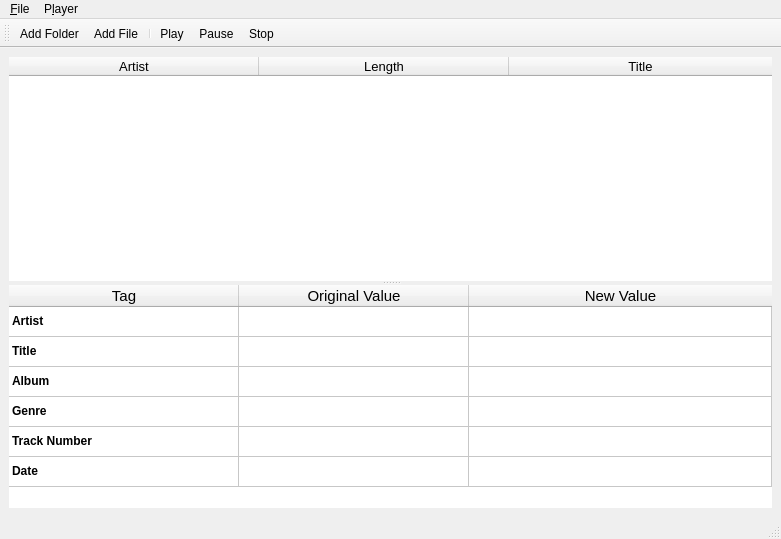
<?xml version="1.0" encoding="UTF-8"?>
<ui version="4.0">
 <class>MainWindow</class>
 <widget class="QMainWindow" name="MainWindow">
  <property name="geometry">
   <rect>
    <x>0</x>
    <y>0</y>
    <width>781</width>
    <height>539</height>
   </rect>
  </property>
  <property name="windowTitle">
   <string>MainWindow</string>
  </property>
  <widget class="QWidget" name="centralwidget">
   <layout class="QVBoxLayout" name="verticalLayout">
    <item>
     <widget class="QSplitter" name="splitter">
      <property name="orientation">
       <enum>Qt::Vertical</enum>
      </property>
      <widget class="QTableWidget" name="tableWidgetItems">
       <property name="styleSheet">
        <string notr="true">border: none;</string>
       </property>
       <attribute name="horizontalHeaderVisible">
        <bool>true</bool>
       </attribute>
       <attribute name="horizontalHeaderDefaultSectionSize">
        <number>250</number>
       </attribute>
       <attribute name="horizontalHeaderMinimumSectionSize">
        <number>1</number>
       </attribute>
       <attribute name="horizontalHeaderStretchLastSection">
        <bool>true</bool>
       </attribute>
       <attribute name="verticalHeaderVisible">
        <bool>false</bool>
       </attribute>
       <column>
        <property name="text">
         <string>Artist</string>
        </property>
        <property name="font">
         <font>
          <pointsize>10</pointsize>
         </font>
        </property>
       </column>
       <column>
        <property name="text">
         <string>Length</string>
        </property>
        <property name="font">
         <font>
          <pointsize>10</pointsize>
         </font>
        </property>
        <property name="textAlignment">
         <set>AlignCenter</set>
        </property>
       </column>
       <column>
        <property name="text">
         <string>Title</string>
        </property>
        <property name="font">
         <font>
          <pointsize>10</pointsize>
         </font>
        </property>
       </column>
      </widget>
      <widget class="QTableWidget" name="tableWidget">
       <property name="styleSheet">
        <string notr="true">border: none;</string>
       </property>
       <attribute name="horizontalHeaderDefaultSectionSize">
        <number>230</number>
       </attribute>
       <attribute name="horizontalHeaderStretchLastSection">
        <bool>true</bool>
       </attribute>
       <attribute name="verticalHeaderVisible">
        <bool>false</bool>
       </attribute>
       <row>
        <property name="text">
         <string>1</string>
        </property>
       </row>
       <row>
        <property name="text">
         <string>2</string>
        </property>
       </row>
       <row>
        <property name="text">
         <string>3</string>
        </property>
       </row>
       <row>
        <property name="text">
         <string>4</string>
        </property>
       </row>
       <row>
        <property name="text">
         <string>5</string>
        </property>
       </row>
       <row>
        <property name="text">
         <string>6</string>
        </property>
       </row>
       <column>
        <property name="text">
         <string>Tag</string>
        </property>
        <property name="font">
         <font>
          <pointsize>11</pointsize>
         </font>
        </property>
       </column>
       <column>
        <property name="text">
         <string>Original Value</string>
        </property>
        <property name="font">
         <font>
          <pointsize>11</pointsize>
         </font>
        </property>
       </column>
       <column>
        <property name="text">
         <string>New Value</string>
        </property>
        <property name="font">
         <font>
          <pointsize>11</pointsize>
         </font>
        </property>
       </column>
       <item row="0" column="0">
        <property name="text">
         <string>Artist</string>
        </property>
        <property name="font">
         <font>
          <weight>75</weight>
          <bold>true</bold>
         </font>
        </property>
        <property name="flags">
         <set>ItemIsDragEnabled|ItemIsUserCheckable|ItemIsEnabled</set>
        </property>
       </item>
       <item row="0" column="1">
        <property name="text">
         <string/>
        </property>
        <property name="flags">
         <set>ItemIsDragEnabled|ItemIsUserCheckable|ItemIsEnabled</set>
        </property>
       </item>
       <item row="1" column="0">
        <property name="text">
         <string>Title</string>
        </property>
        <property name="font">
         <font>
          <weight>75</weight>
          <bold>true</bold>
         </font>
        </property>
        <property name="flags">
         <set>ItemIsDragEnabled|ItemIsUserCheckable|ItemIsEnabled</set>
        </property>
       </item>
       <item row="1" column="1">
        <property name="text">
         <string/>
        </property>
        <property name="flags">
         <set>ItemIsDragEnabled|ItemIsUserCheckable|ItemIsEnabled</set>
        </property>
       </item>
       <item row="2" column="0">
        <property name="text">
         <string>Album</string>
        </property>
        <property name="font">
         <font>
          <weight>75</weight>
          <bold>true</bold>
         </font>
        </property>
        <property name="flags">
         <set>ItemIsDragEnabled|ItemIsUserCheckable|ItemIsEnabled</set>
        </property>
       </item>
       <item row="2" column="1">
        <property name="text">
         <string/>
        </property>
        <property name="flags">
         <set>ItemIsDragEnabled|ItemIsUserCheckable|ItemIsEnabled</set>
        </property>
       </item>
       <item row="3" column="0">
        <property name="text">
         <string>Genre</string>
        </property>
        <property name="font">
         <font>
          <weight>75</weight>
          <bold>true</bold>
         </font>
        </property>
        <property name="flags">
         <set>ItemIsDragEnabled|ItemIsUserCheckable|ItemIsEnabled</set>
        </property>
       </item>
       <item row="3" column="1">
        <property name="text">
         <string/>
        </property>
        <property name="flags">
         <set>ItemIsDragEnabled|ItemIsUserCheckable|ItemIsEnabled</set>
        </property>
       </item>
       <item row="4" column="0">
        <property name="text">
         <string>Track Number</string>
        </property>
        <property name="font">
         <font>
          <weight>75</weight>
          <bold>true</bold>
         </font>
        </property>
        <property name="flags">
         <set>ItemIsDragEnabled|ItemIsUserCheckable|ItemIsEnabled</set>
        </property>
       </item>
       <item row="4" column="1">
        <property name="text">
         <string/>
        </property>
        <property name="flags">
         <set>ItemIsDragEnabled|ItemIsUserCheckable|ItemIsEnabled</set>
        </property>
       </item>
       <item row="5" column="0">
        <property name="text">
         <string>Date</string>
        </property>
        <property name="font">
         <font>
          <weight>75</weight>
          <bold>true</bold>
         </font>
        </property>
        <property name="flags">
         <set>ItemIsDragEnabled|ItemIsUserCheckable|ItemIsEnabled</set>
        </property>
       </item>
       <item row="5" column="1">
        <property name="text">
         <string/>
        </property>
        <property name="flags">
         <set>ItemIsDragEnabled|ItemIsUserCheckable|ItemIsEnabled</set>
        </property>
       </item>
      </widget>
     </widget>
    </item>
   </layout>
  </widget>
  <widget class="QMenuBar" name="menubar">
   <property name="geometry">
    <rect>
     <x>0</x>
     <y>0</y>
     <width>781</width>
     <height>21</height>
    </rect>
   </property>
   <widget class="QMenu" name="menuFile">
    <property name="title">
     <string>&amp;File</string>
    </property>
    <addaction name="actionAdd_Folder"/>
    <addaction name="actionAdd_File"/>
    <addaction name="separator"/>
    <addaction name="actionExit"/>
   </widget>
   <widget class="QMenu" name="menu_Player">
    <property name="title">
     <string>P&amp;layer</string>
    </property>
    <addaction name="actionPlay"/>
    <addaction name="actionPause"/>
    <addaction name="actionStop"/>
   </widget>
   <addaction name="menuFile"/>
   <addaction name="menu_Player"/>
  </widget>
  <widget class="QStatusBar" name="statusbar"/>
  <widget class="QToolBar" name="toolBar">
   <property name="windowTitle">
    <string>toolBar</string>
   </property>
   <property name="toolButtonStyle">
    <enum>Qt::ToolButtonTextUnderIcon</enum>
   </property>
   <attribute name="toolBarArea">
    <enum>TopToolBarArea</enum>
   </attribute>
   <attribute name="toolBarBreak">
    <bool>true</bool>
   </attribute>
   <addaction name="actionAdd_Folder"/>
   <addaction name="actionAdd_File"/>
   <addaction name="separator"/>
   <addaction name="actionPlay"/>
   <addaction name="actionPause"/>
   <addaction name="actionStop"/>
  </widget>
  <action name="actionAdd_Folder">
   <property name="checkable">
    <bool>false</bool>
   </property>
   <property name="icon">
    <iconset resource="resource.qrc">
     <normaloff>:/icons/add_folder_icon.png</normaloff>:/icons/add_folder_icon.png</iconset>
   </property>
   <property name="text">
    <string>A&amp;dd Folder</string>
   </property>
   <property name="toolTip">
    <string>Add a folder to the tagger</string>
   </property>
   <property name="statusTip">
    <string>Add a folder to the tagger</string>
   </property>
   <property name="whatsThis">
    <string/>
   </property>
   <property name="shortcut">
    <string>Ctrl+D</string>
   </property>
  </action>
  <action name="actionAdd_File">
   <property name="icon">
    <iconset resource="resource.qrc">
     <normaloff>:/icons/add_file_icon.png</normaloff>:/icons/add_file_icon.png</iconset>
   </property>
   <property name="text">
    <string>&amp;Add File</string>
   </property>
   <property name="toolTip">
    <string>Add files to the tagger</string>
   </property>
   <property name="statusTip">
    <string>Add files to the tagger</string>
   </property>
   <property name="shortcut">
    <string>Ctrl+O</string>
   </property>
  </action>
  <action name="actionSave">
   <property name="icon">
    <iconset resource="resource.qrc">
     <normaloff>:/icons/save_icon.png</normaloff>:/icons/save_icon.png</iconset>
   </property>
   <property name="text">
    <string>&amp;Save</string>
   </property>
   <property name="toolTip">
    <string>Save changes</string>
   </property>
   <property name="statusTip">
    <string>Save changes</string>
   </property>
   <property name="shortcut">
    <string>Ctrl+S</string>
   </property>
  </action>
  <action name="actionExit">
   <property name="icon">
    <iconset resource="resource.qrc">
     <normaloff>:/icons/exit_icon.png</normaloff>:/icons/exit_icon.png</iconset>
   </property>
   <property name="text">
    <string>&amp;Exit</string>
   </property>
   <property name="toolTip">
    <string>Close App</string>
   </property>
   <property name="statusTip">
    <string/>
   </property>
   <property name="shortcut">
    <string>Ctrl+Q</string>
   </property>
  </action>
  <action name="actionPlay">
   <property name="icon">
    <iconset resource="resource.qrc">
     <normaloff>:/icons/play_icon.png</normaloff>:/icons/play_icon.png</iconset>
   </property>
   <property name="text">
    <string>&amp;Play</string>
   </property>
   <property name="shortcut">
    <string>Space</string>
   </property>
   <property name="menuRole">
    <enum>QAction::TextHeuristicRole</enum>
   </property>
  </action>
  <action name="actionPause">
   <property name="icon">
    <iconset resource="resource.qrc">
     <normaloff>:/icons/pause_icon.png</normaloff>:/icons/pause_icon.png</iconset>
   </property>
   <property name="text">
    <string>P&amp;ause</string>
   </property>
   <property name="shortcut">
    <string>Ctrl+Space</string>
   </property>
  </action>
  <action name="actionStop">
   <property name="icon">
    <iconset resource="resource.qrc">
     <normaloff>:/icons/stop_icon.png</normaloff>:/icons/stop_icon.png</iconset>
   </property>
   <property name="text">
    <string>&amp;Stop</string>
   </property>
   <property name="shortcut">
    <string>Ctrl+Alt+S</string>
   </property>
  </action>
 </widget>
 <resources>
  <include location="resource.qrc"/>
 </resources>
 <connections/>
</ui>
